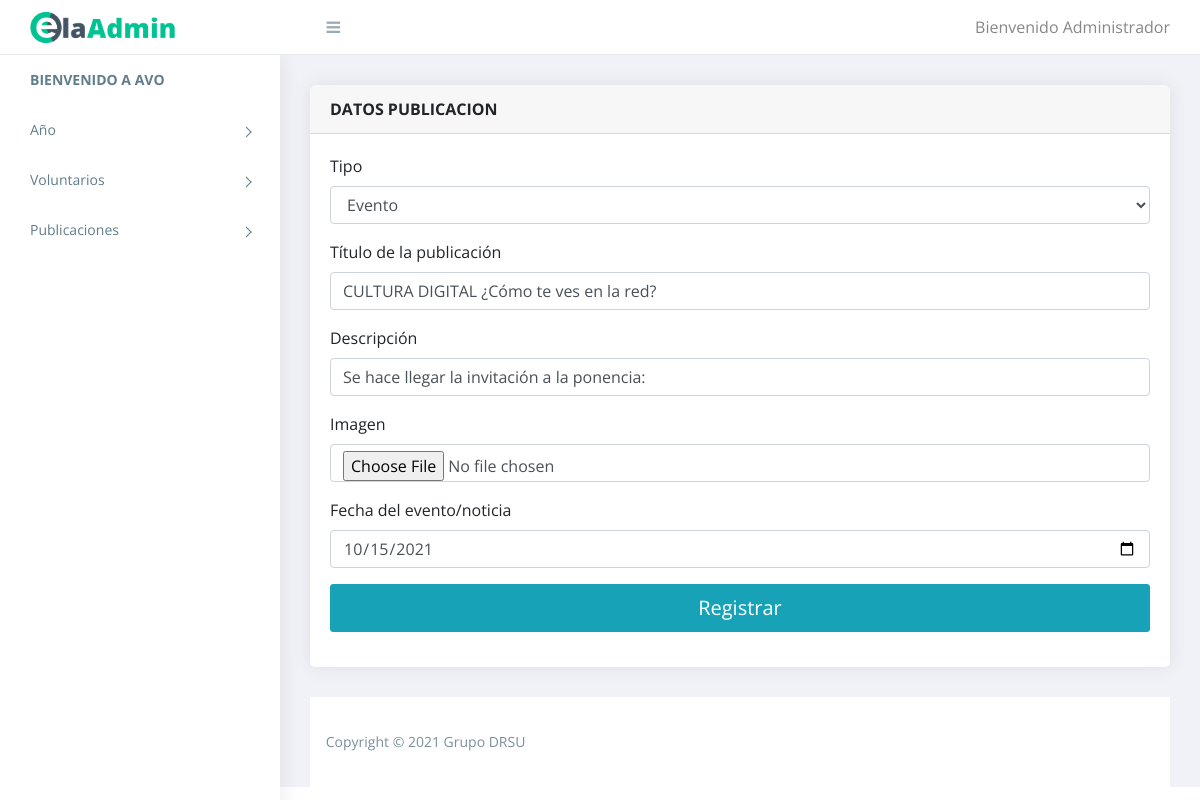
The app's page /avo/admin/manage_publicaciones.php?id=7 (signed in) with its own data.
### tables this page shows
CREATE TABLE `avo_publicacion` (
  `id` int(3) NOT NULL,
  `id_tipo` int(1) NOT NULL,
  `titulo` varchar(100) NOT NULL,
  `descripcion` varchar(5000) NOT NULL,
  `image` varchar(255) NOT NULL,
  `fecha` date NOT NULL
);

### avo/admin/functions.inc.php (called while the page is built, shortened)
<?php
function get_safe_value($con, $str){
    if($str!=''){
        $str=trim($str);
        return strip_tags(mysqli_real_escape_string($con,$str));
    }
}
?>

### avo/admin/manage_publicaciones.php (the view, shortened to what this page needs)
<?php
require('top.inc.php');
$id_tipo='';
$titulo='';
$descripcion='';
$fecha	='';
$image_required='required';
if(isset($_GET['id']) && $_GET['id']!=''){
	$image_required='';
	$id=get_safe_value($con,$_GET['id']);
	$res=mysqli_query($con,"SELECT * FROM avo_publicacion WHERE id='$id'");
	$check=mysqli_num_rows($res);
	if($check>0){
		$row=mysqli_fetch_assoc($res);
		$id_tipo=$row['id_tipo'];
		$titulo=$row['titulo'];
		$descripcion=$row['descripcion'];
		$fecha=$row['fecha'];
	}else{
		header('location:publicaciones.php');
		die();
	}
}
		?>
<div class="content pb-0">
            <div class="animated fadeIn">
               <div class="row">
                  <div class="col-lg-12">
                     <div class="card">
                        <div class="card-header"><strong>DATOS PUBLICACION</strong></div>
                        <form method="post" enctype="multipart/form-data">
							<div class="card-body card-block">
							   <div class="form-group">
									<label for="categories" class=" form-control-label">Tipo</label>
									<select class="form-control" name="id_tipo">
										<?php
										$res=mysqli_query($con,"SELECT id,nombre FROM avo_tipo_publicacion ORDER BY nombre DESC");
										while($row=mysqli_fetch_assoc($res)){
											if($row['id']==$id_tipo){
												echo "<option selected value=".$row['id'].">".$row['nombre']."</option>";
											}else{
												echo "<option value=".$row['id'].">".$row['nombre']."</option>";
											}
										}
										?>
									</select>
								</div>
								<div class="form-group">
									<label for="categories" class=" form-control-label">Título de la publicación</label>
									<input type="text" name="titulo" placeholder="Ingrese el título de la publicación" class="form-control" required value="<?php echo $titulo?>">
								</div>
								<div class="form-group">
									<label for="categories" class=" form-control-label">Descripción</label>
									<input type="text" name="descripcion" placeholder="Ingrese la descripción" class="form-control" required value="<?php echo $descripcion?>">
								</div>
								<div class="form-group">
									<label for="categories" class=" form-control-label">Imagen</label>
									<input type="file" name="image" class="form-control" <?php echo  $image_required?>>
								</div>
								<div class="form-group">
								<label for="categories" class=" form-control-label">Fecha del evento/noticia</label>
								<input type="date" name="fecha" min="2020-01-01" max="2030-12-31" class="form-control" required value="<?php echo $fecha ?>">
							</div>
							   <button id="payment-button" name="submit" type="submit" class="btn btn-lg btn-info btn-block">
							   <span id="payment-button-amount">Registrar</span>
							   </button>
							</div>
						</form>
                     </div>
                  </div>
               </div>
            </div>
         </div>
<?php
require('footer.inc.php');
?>

### avo/admin/assets/css/style.css (style rules this page uses)
body { display: table; font-family: open sans, sans-serif; font-size: 16px; width: 100% }
a, button { text-decoration: none; outline: none!important; color: #878787; -webkit-transition: all .25s ease; transition: all .25s ease }
.pb-0 { padding-bottom: 0 }
.btn, button, input, textarea { -webkit-box-shadow: none; box-shadow: none; outline: 0!important }
.btn { border-radius: 3px }
.content { float: left; padding: 1.875em; width: 100% }
.card { margin-bottom: 1.875em; border-radius: 5px; padding: 0; border: 0 solid transparent; -webkit-box-shadow: 0 0 20px rgba(0, 0, 0, .08); box-shadow: 0 0 20px rgba(0, 0, 0, .08) }
.card .card-body { float: left; padding: 1.25em; position: relative; width: 100% }
.btn, .button { display: inline-block; font-weight: 400; text-align: center; white-space: nowrap; vertical-align: middle; -webkit-transition: all .15s ease-in-out; transition: all .15s ease-in-out; border-radius: 3; cursor: pointer }
@media (max-width:1368px) { .card-body { padding: 15px } }

### records on screen
avo_publicacion: titulo "CULTURA DIGITAL ¿Cómo te ves en la red?", descripcion "Se hace llegar la invitación a la ponencia:", fecha "10/15/2021"

### other values on screen
form field id_tipo "Evento"
